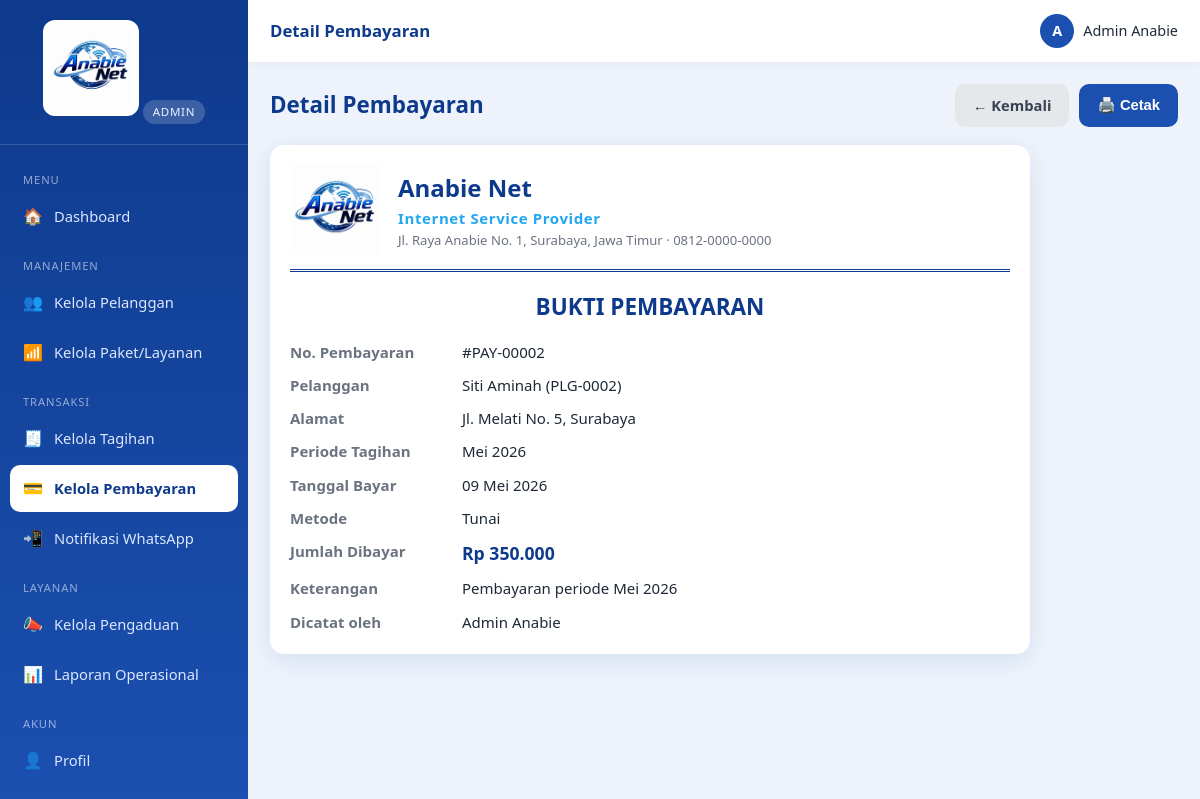
The app's page /index.php?r=pembayaran.show&id=2 (signed in) with its own data.
### tables this page shows
CREATE TABLE `pembayaran` (
  `id`           INT AUTO_INCREMENT PRIMARY KEY,
  `tagihan_id`   INT NOT NULL,
  `tgl_bayar`    DATE NOT NULL,
  `jumlah`       DECIMAL(12,2) NOT NULL DEFAULT 0,
  `metode`       ENUM('tunai','transfer','qris','lainnya') NOT NULL DEFAULT 'tunai',
  `bukti`        VARCHAR(255) DEFAULT NULL,       
  `dicatat_oleh` INT DEFAULT NULL,
  `keterangan`   VARCHAR(255) DEFAULT NULL,
  `created_at`   TIMESTAMP DEFAULT CURRENT_TIMESTAMP,
  CONSTRAINT `fk_bayar_tagihan` FOREIGN KEY (`tagihan_id`)   REFERENCES `tagihan`(`id`) ON DELETE CASCADE,
  CONSTRAINT `fk_bayar_user`    FOREIGN KEY (`dicatat_oleh`) REFERENCES `users`(`id`)   ON DELETE SET NULL
);

CREATE TABLE `users` (
  `id`         INT AUTO_INCREMENT PRIMARY KEY,
  `nama`       VARCHAR(120) NOT NULL,
  `username`   VARCHAR(60) NOT NULL UNIQUE,
  `password`   VARCHAR(255) NOT NULL,
  `email`      VARCHAR(120) DEFAULT NULL,
  `no_hp`      VARCHAR(25)  DEFAULT NULL,
  `role`       ENUM('owner','admin','pelanggan') NOT NULL DEFAULT 'admin',
  `foto`       VARCHAR(255) DEFAULT NULL,
  `created_at` TIMESTAMP DEFAULT CURRENT_TIMESTAMP
);

CREATE TABLE `pelanggan` (
  `id`          INT AUTO_INCREMENT PRIMARY KEY,
  `user_id`     INT DEFAULT NULL,
  `kode`        VARCHAR(30) NOT NULL UNIQUE,
  `nama`        VARCHAR(120) NOT NULL,
  `no_hp`       VARCHAR(25) NOT NULL,
  `email`       VARCHAR(120) DEFAULT NULL,
  `alamat`      TEXT NOT NULL,
  `paket_id`    INT DEFAULT NULL,
  `status`      ENUM('aktif','isolir','nonaktif') NOT NULL DEFAULT 'aktif',
  `tgl_pasang`  DATE DEFAULT NULL,
  `created_at`  TIMESTAMP DEFAULT CURRENT_TIMESTAMP,
  CONSTRAINT `fk_pelanggan_user`  FOREIGN KEY (`user_id`)  REFERENCES `users`(`id`) ON DELETE SET NULL,
  CONSTRAINT `fk_pelanggan_paket` FOREIGN KEY (`paket_id`) REFERENCES `paket`(`id`) ON DELETE SET NULL
);

CREATE TABLE `tagihan` (
  `id`           INT AUTO_INCREMENT PRIMARY KEY,
  `pelanggan_id` INT NOT NULL,
  `periode`      VARCHAR(7) NOT NULL,             
  `jumlah`       DECIMAL(12,2) NOT NULL DEFAULT 0,
  `jatuh_tempo`  DATE DEFAULT NULL,
  `status`       ENUM('belum_lunas','lunas') NOT NULL DEFAULT 'belum_lunas',
  `keterangan`   VARCHAR(255) DEFAULT NULL,
  `created_at`   TIMESTAMP DEFAULT CURRENT_TIMESTAMP,
  CONSTRAINT `fk_tagihan_pelanggan` FOREIGN KEY (`pelanggan_id`) REFERENCES `pelanggan`(`id`) ON DELETE CASCADE
);

### app/lib/view.php (called while the page is built, shortened)
<?php
function render(string $view, array $data = [], array $opts = []): void
{
    extract($data, EXTR_SKIP);
    $title  = $opts['title']  ?? APP_NAME;
    $active = $opts['active'] ?? '';
    include VIEW_PATH . '/' . $view . '.php';
    $content = ob_get_clean();
    include VIEW_PATH . '/partials/layout.php';
}

### app/controllers/pembayaran.php (called while the page is built, shortened)
<?php
function ctl_pembayaran_show(): void
{
    $bayar = query_one(
        "SELECT pb.*, t.periode, t.jumlah AS tagihan_jumlah, p.nama AS pelanggan, p.kode, p.alamat,
                u.nama AS petugas
         FROM pembayaran pb
         JOIN tagihan t   ON t.id = pb.tagihan_id
         JOIN pelanggan p ON p.id = t.pelanggan_id
         LEFT JOIN users u ON u.id = pb.dicatat_oleh
         WHERE pb.id=?", [(int) ($_GET['id'] ?? 0)]
    );
    render('admin/pembayaran_show', compact('bayar'),
        ['title' => 'Detail Pembayaran', 'active' => 'pembayaran.index']);
}

### public/index.php (called while the page is built, shortened)
<?php
require __DIR__ . '/../app/lib/db.php';
require __DIR__ . '/../app/lib/helpers.php';
require __DIR__ . '/../app/lib/auth.php';
require __DIR__ . '/../app/lib/nav.php';
require __DIR__ . '/../app/lib/view.php';
$r = $_GET['r'] ?? '';
[$handler, $roles] = $routes[$r];
call_user_func($handler);

### app/lib/helpers.php (called while the page is built, shortened)
<?php
function e($v): string
{
    return htmlspecialchars((string) ($v ?? ''), ENT_QUOTES, 'UTF-8');
}
function url(string $path = ''): string
{
    return BASE_URL . '/' . ltrim($path, '/');
}
function route(string $r, array $params = []): string
{
    $qs = array_merge(['r' => $r], $params);
    return url('index.php') . '?' . http_build_query($qs);
}
function rupiah($n): string
{
    return 'Rp ' . number_format((float) $n, 0, ',', '.');
}
function tgl_id($d): string
{
    $ts = strtotime($d);
    $bulan = [1=>'Jan','Feb','Mar','Apr','Mei','Jun','Jul','Agu','Sep','Okt','Nov','Des'];
    return date('d', $ts) . ' ' . $bulan[(int) date('n', $ts)] . ' ' . date('Y', $ts);
}
function periode_id(string $p): string
{
    $bulan = [1=>'Januari','Februari','Maret','April','Mei','Juni','Juli','Agustus','September','Oktober','November','Desember'];
    [$y, $m] = array_pad(explode('-', $p), 2, '1');
    return ($bulan[(int) $m] ?? $m) . ' ' . $y;
}

### app/lib/db.php (called while the page is built, shortened)
<?php
function db(): PDO
{
    static $pdo = null;
    if ($pdo === null) {
        $dsn = sprintf('mysql:host=%s;port=%s;dbname=%s;charset=utf8mb4', DB_HOST, DB_PORT, DB_NAME);
        try {
            $pdo = new PDO($dsn, DB_USER, DB_PASS, [
                PDO::ATTR_ERRMODE            => PDO::ERRMODE_EXCEPTION,
                PDO::ATTR_DEFAULT_FETCH_MODE => PDO::FETCH_ASSOC,
                PDO::ATTR_EMULATE_PREPARES   => false,
            ]);
        } catch (PDOException $e) {
            http_response_code(500);
            die('Koneksi database gagal: ' . htmlspecialchars($e->getMessage()));
        }
    }
    return $pdo;
}
function query_one(string $sql, array $params = []): ?array
{
    $st = db()->prepare($sql);
    $st->execute($params);
    $row = $st->fetch();
    return $row === false ? null : $row;
}

### app/lib/nav.php (called while the page is built, shortened)
<?php
function role_label(string $role): string
{
    return match ($role) {
        'owner' => 'Owner', 'admin' => 'Admin', 'pelanggan' => 'Pelanggan', default => $role,
    };
}

### app/lib/auth.php (called while the page is built, shortened)
<?php
function current_user(): ?array
{
    return $_SESSION['user'] ?? null;
}

### app/views/admin/pembayaran_show.php (the view, shortened to what this page needs)
<div class="page-head">
  <div><h1>Detail Pembayaran</h1></div>
  <div class="flex gap">
    <a class="btn btn-muted" href="<?= route('pembayaran.index') ?>">&larr; Kembali</a>
    <button class="btn btn-primary no-print" onclick="window.print()">🖨️ Cetak</button>
  </div>
</div>
<div class="card" style="max-width:760px">
  <div class="kop">
    <img src="<?= url('assets/img/logo.png') ?>" alt="<?= APP_NAME ?>">
    <div class="kop-txt">
      <h1><?= APP_NAME ?></h1>
      <div class="tag"><?= APP_TAGLINE ?></div>
      <p><?= APP_ALAMAT ?> &middot; <?= APP_TELP ?></p>
    </div>
  </div>
  <h2 style="text-align:center;color:var(--primary-dark);margin-bottom:16px">BUKTI PEMBAYARAN</h2>
  <dl class="detail">
    <dt>No. Pembayaran</dt><dd>#PAY-<?= str_pad((string)$bayar['id'],5,'0',STR_PAD_LEFT) ?></dd>
    <dt>Pelanggan</dt><dd><?= e($bayar['pelanggan']) ?> (<?= e($bayar['kode']) ?>)</dd>
    <dt>Alamat</dt><dd><?= e($bayar['alamat']) ?></dd>
    <dt>Periode Tagihan</dt><dd><?= e(periode_id($bayar['periode'])) ?></dd>
    <dt>Tanggal Bayar</dt><dd><?= tgl_id($bayar['tgl_bayar']) ?></dd>
    <dt>Metode</dt><dd><?= ucfirst($bayar['metode']) ?></dd>
    <dt>Jumlah Dibayar</dt><dd><b style="color:var(--primary-dark);font-size:1.1rem"><?= rupiah($bayar['jumlah']) ?></b></dd>
    <dt>Keterangan</dt><dd><?= e($bayar['keterangan'] ?: '-') ?></dd>
    <dt>Dicatat oleh</dt><dd><?= e($bayar['petugas'] ?? '-') ?></dd>
  </dl>
</div>

### app/views/partials/layout.php (shortened to what this page needs)
<?php
$u = current_user();
$role = current_role();
$items = nav_items($role);
?>
<!DOCTYPE html>
<html lang="id">
<head>
  <link rel="stylesheet" href="<?= url('assets/css/style.css') ?>">
</head>
<body>
<div class="layout">
  <aside class="sidebar">
    <div class="sidebar-head">
      <img src="<?= url('assets/img/logo.png') ?>" alt="<?= APP_NAME ?>">
      <div class="role-tag"><?= e(role_label($role)) ?></div>
    </div>
    <nav class="nav">
      <?php
      $lastGroup = null;
      foreach ($items as [$r, $label, $ico, $group]):
          if ($group !== $lastGroup): $lastGroup = $group; ?>
            <div class="nav-sep"><?= e($group) ?></div>
      <?php endif; ?>
        <a href="<?= route($r) ?>" class="<?= $active === $r ? 'active' : '' ?>">
          <span class="ico"><?= $ico ?></span><span><?= e($label) ?></span>
        </a>
      <?php endforeach; ?>
      <div class="nav-sep">Akun</div>
    </nav>
  </aside>
  <div class="main">
    <header class="topbar">
      <h2><?= e($title) ?></h2>
      <div class="user-chip">
        <span class="avatar"><?= e(strtoupper(substr($u['nama'], 0, 1))) ?></span>
        <span class="no-print"><?= e($u['nama']) ?></span>
      </div>
    </header>
    <main class="content">
      <?= $content ?>
    </main>
  </div>
</div>
</body>
</html>

### public/assets/css/style.css (style rules this page uses)
:root { --primary:#1b4fb0; --primary-dark:#0e3a8c; --primary-light:#3b82f6; --accent:#22a7f0; --bg:#eef3fb; --surface:#ffffff; --text:#1f2937; --muted:#6b7280; --border:#e3e9f3; --success:#16a34a; --danger:#dc2626; --warning:#d97706; --info:#0284c7; --shadow:0 6px 24px rgba(27,79,176,.12); --radius:14px; --sidebar-w:248px; }
* { box-sizing:border-box;margin:0;padding:0 }
html,body { height:100% }
body { font-family:'Segoe UI',Roboto,Helvetica,Arial,sans-serif; background:var(--bg); color:var(--text); line-height:1.55; font-size:15px; }
a { color:var(--primary);text-decoration:none }
img { max-width:100% }
.btn { display:inline-flex;align-items:center;gap:7px;justify-content:center; padding:10px 18px;border:none;border-radius:10px;font-size:.92rem;font-weight:600; cursor:pointer;transition:transform .05s,filter .15s;text-decoration:none; }
.btn-primary { background:var(--primary);color:#fff }
.btn-muted { background:#e5e7eb;color:#374151 }
.layout { display:flex;min-height:100vh }
.sidebar { width:var(--sidebar-w);background:linear-gradient(180deg,var(--primary-dark),var(--primary)); color:#eaf1ff;position:fixed;top:0;left:0;bottom:0;display:flex;flex-direction:column; z-index:60;transition:transform .25s ease; }
.sidebar-head { padding:20px 18px;text-align:center;border-bottom:1px solid rgba(255,255,255,.15) }
.sidebar-head img { width:96px;background:#fff;border-radius:12px;padding:6px }
.sidebar-head .role-tag { display:inline-block;margin-top:10px;font-size:.72rem;letter-spacing:.06em;text-transform:uppercase; background:rgba(255,255,255,.18);padding:3px 10px;border-radius:20px; }
.nav { flex:1;overflow-y:auto;padding:12px 10px }
.nav a { display:flex;align-items:center;gap:11px;color:#dbe7ff;padding:11px 13px;border-radius:10px; font-size:.92rem;margin-bottom:3px;transition:background .12s; }
.nav a .ico { width:20px;text-align:center;font-size:1rem }
.nav a.active { background:#fff;color:var(--primary-dark);font-weight:600 }
.nav .nav-sep { font-size:.7rem;text-transform:uppercase;letter-spacing:.08em;color:rgba(255,255,255,.55);padding:14px 13px 5px }
.main { flex:1;margin-left:var(--sidebar-w);display:flex;flex-direction:column;min-width:0 }
.topbar { background:var(--surface);height:62px;display:flex;align-items:center;gap:14px; padding:0 22px;box-shadow:0 1px 8px rgba(0,0,0,.05);position:sticky;top:0;z-index:40; }
.topbar h2 { font-size:1.05rem;color:var(--primary-dark);flex:1;font-weight:600 }
.topbar .user-chip { display:flex;align-items:center;gap:9px;font-size:.9rem }
.topbar .user-chip .avatar { width:34px;height:34px;border-radius:50%;background:var(--primary);color:#fff; display:flex;align-items:center;justify-content:center;font-weight:700; }
.content { padding:22px;flex:1 }
.card { background:var(--surface);border-radius:var(--radius);box-shadow:var(--shadow);padding:20px;margin-bottom:20px }
.page-head { display:flex;align-items:center;justify-content:space-between;gap:12px;flex-wrap:wrap;margin-bottom:18px }
.page-head h1 { font-size:1.4rem;color:var(--primary-dark) }
.flex { display:flex }
.gap { gap:10px }
dl.detail { display:grid;grid-template-columns:160px 1fr;gap:10px 12px }
dl.detail dt { color:var(--muted);font-weight:600 }
.kop { display:flex;align-items:center;gap:18px;border-bottom:3px double var(--primary-dark);padding-bottom:14px;margin-bottom:18px }
.kop img { width:90px }
.kop .kop-txt h1 { font-size:1.5rem;color:var(--primary-dark);margin:0 }
.kop .kop-txt .tag { color:var(--accent);font-weight:700;letter-spacing:.04em }
.kop .kop-txt p { font-size:.82rem;color:var(--muted);margin:0 }

### records on screen
pembayaran: dicatat_oleh.nama "A", dicatat_oleh.nama "Admin Anabie", id "00002", pelanggan.nama "Siti Aminah", pelanggan.kode "PLG-0002", pelanggan.alamat "Jl. Melati No. 5, Surabaya", tagihan.periode "Mei 2026", tgl_bayar "09 Mei 2026", metode "Tunai", jumlah "Rp 350.000", keterangan "Pembayaran periode Mei 2026"

### other values on screen
role_label($role) "ADMIN"
$group "MENU"
$ico "🏠"
$label "Dashboard"
$group "MANAJEMEN"
$ico "👥"
$label "Kelola Pelanggan"
$ico "📶"
$label "Kelola Paket/Layanan"
$group "TRANSAKSI"
$ico "🧾"
$label "Kelola Tagihan"
$ico "💳"
$label "Kelola Pembayaran"
$ico "📲"
